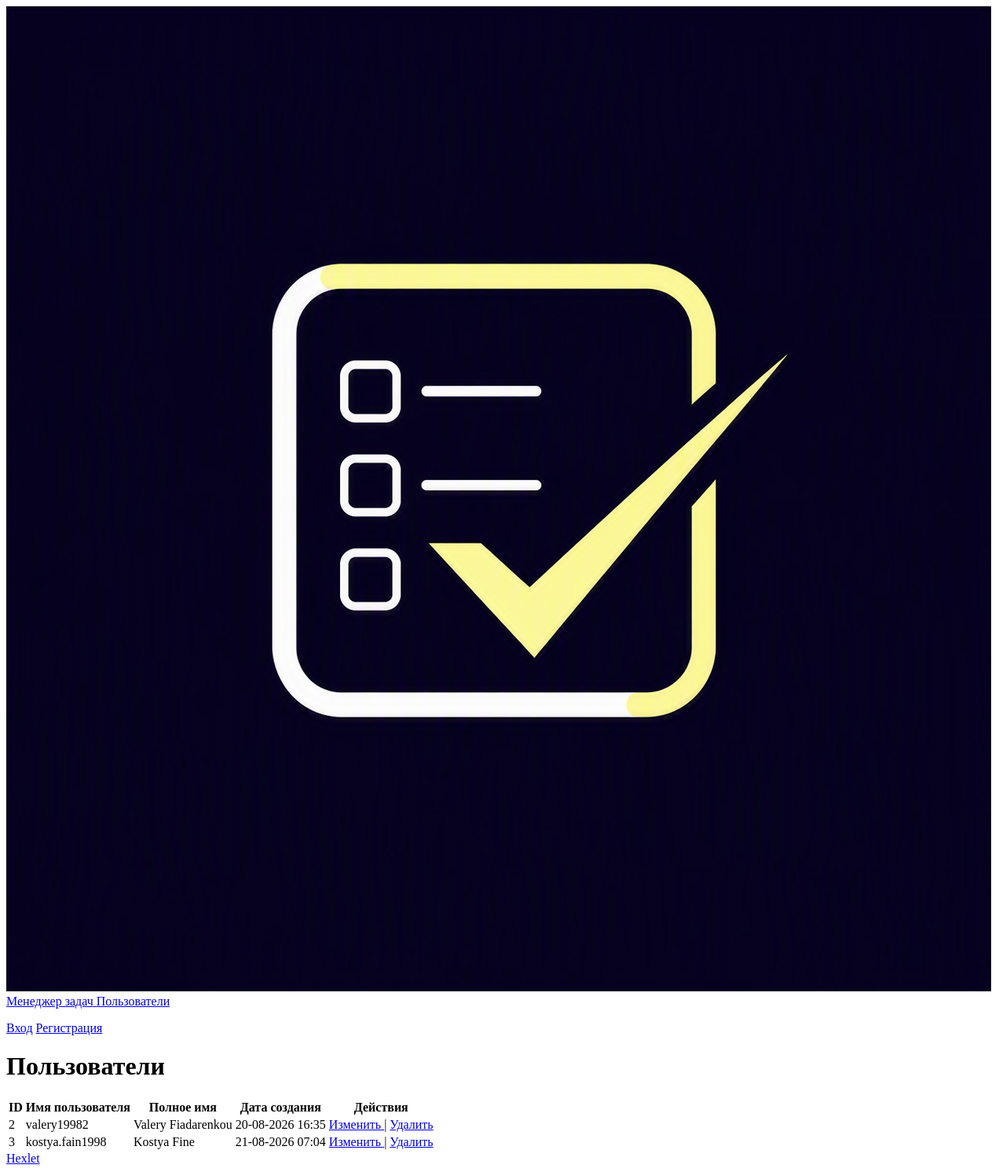
The app's page /users/, older data.
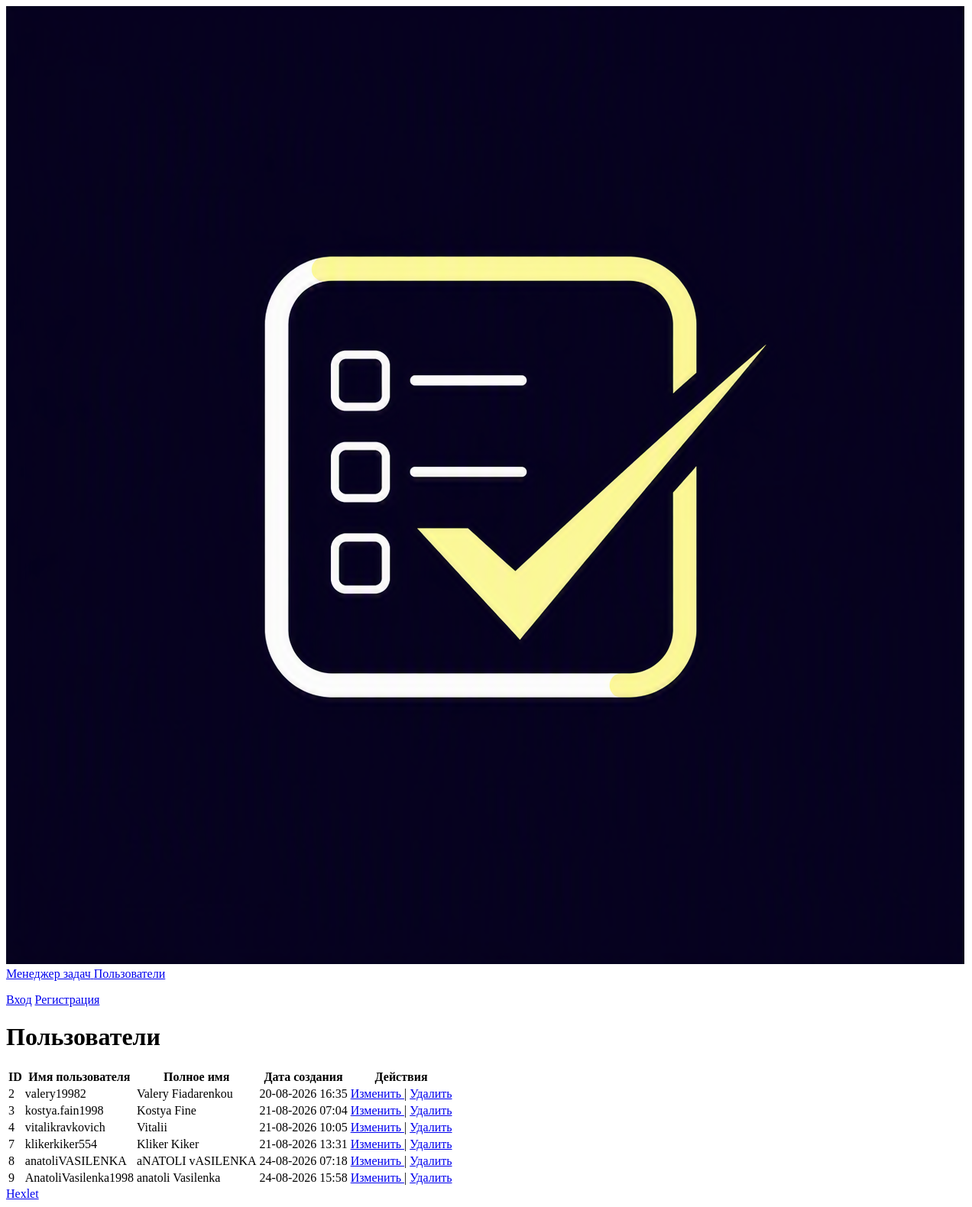
The same page, newer data.
### task_manager/user/models.py (models this page shows)
class User(AbstractUser):
    pass

### task_manager/user/views.py (the view)
# urls.py: path('', UserView.as_view(), name='users'),
class UserView(View):
    def get(self, request, *args, **kwargs):
        users = User.objects.all()
        return render(
            request,
            "user/users.html",
            context={
                "users": users
            }
        )

### templates/user/users.html (shortened to what this page needs)
{% extends "base.html" %}
{% load tailwind_cli %}
{% block content %}
    <h1 class="text-2xl font-bold mb-6">Пользователи</h1>
    <div class="overflow-x-auto border border-slate-200 rounded-lg shadow-sm">
        <table class="min-w-full divide-y divide-slate-200 bg-white text-sm">
            <thead class="bg-slate-50">
                <tr>
                    <th class="px-6 py-4 font-semibold text-slate-900 text-left">ID</th>
                    <th class="px-6 py-4 font-semibold text-slate-900 text-left">Имя пользователя</th>
                    <th class="px-6 py-4 font-semibold text-slate-900 text-left">Полное имя</th>
                    <th class="px-6 py-4 font-semibold text-slate-900 text-left">Дата создания</th>
                    <th class="px-6 py-4 font-semibold text-slate-900 text-left">Действия</th>
                </tr>
            </thead>
            <tbody class="divide-y divide-slate-200">
                {% for user in users %}
                <tr class="hover:bg-slate-50/75 transition-colors">
                    <td class="px-6 py-4 text-slate-500">{{ user.id }}</td>
                    <td class="px-6 py-4 font-medium text-slate-900">{{ user.username }}</td>
                    <td class="px-6 py-4 text-slate-700">{{ user.first_name }} {{ user.last_name }}</td>
                    <td class="px-6 py-4 text-slate-500">{{ user.date_joined|date:"d-m-Y H:i" }}</td>
                    <td class="px-6 py-4 whitespace-nowrap">
                        <a href="{% url 'user_update' user.id %}"
                           class="text-indigo-600 hover:text-indigo-900 hover:underline">
                            Изменить
                        </a>
                        <span class="text-slate-300 mx-1">|</span>
                        <a href="{% url 'user_delete' user.id %}"
                           class="text-red-600 hover:text-red-900 hover:underline">
                            Удалить
                        </a>
                    </td>
                </tr>
                {% endfor %}
            </tbody>
        </table>
    </div>
{% endblock %}

### templates/base.html (shortened to what this page needs)
{% load static %}
{% load tailwind_cli %}
<!DOCTYPE html>
<html lang="ru">
<head>
</head>
<body class="flex flex-col min-h-screen bg-white text-slate-800">
    <nav class="bg-indigo-900 text-white px-6 py-4 flex justify-between items-center shadow">
        <div class="flex items-center space-x-6">
            <a href="/" class="flex items-center space-x-2 text-yellow-100 font-bold text-lg">
                <img src="{% static 'images/logo.png' %}" alt="Logo" class="h-8 w-auto rounded">
                <span>Менеджер задач</span>
            </a>
            <a href="{% url 'users' %}" class="hover:text-slate-200">Пользователи</a>
        </div>
        <p> {% if user.is_authenticated %}
                {{ user.username }}</p>
                <div class="flex items-center space-x-6">
                    <a href="{% url 'logout' %}" class="hover:text-slate-200">Выход</a>
                    <a href="{% url 'user_create' %}" class="hover:text-slate-200">Регистрация</a>
                </div>
            {% else %}
                <div class="flex items-center space-x-6">
                    <a href="{% url 'login' %}" class="hover:text-slate-200">Вход</a>
                    <a href="{% url 'user_create' %}" class="hover:text-slate-200">Регистрация</a>
                </div>
            {% endif %}
    </nav>
    <main class="flex-grow container mx-auto px-6 py-8">
        {% block content %}{% endblock %}
    </main>
    <footer class="border-t border-slate-200 py-4 text-center">
        <a href="https://ru.hexlet.io" target="_blank" class="text-indigo-600 hover:underline">Hexlet</a>
    </footer>
</body>
</html>

Row changes from the older to the newer data that the page shows:
added User: id "4", username "vitalikravkovich", first_name "Vitalii", date_joined "21-08-2026 10:05"
added User: id "7", username "klikerkiker554", first_name "Kliker", last_name "Kiker", date_joined "21-08-2026 13:31"
added User: id "8", username "anatoliVASILENKA", first_name "aNATOLI", last_name "vASILENKA", date_joined "24-08-2026 07:18"
added User: id "9", username "AnatoliVasilenka1998", first_name "anatoli", last_name "Vasilenka", date_joined "24-08-2026 15:58"
